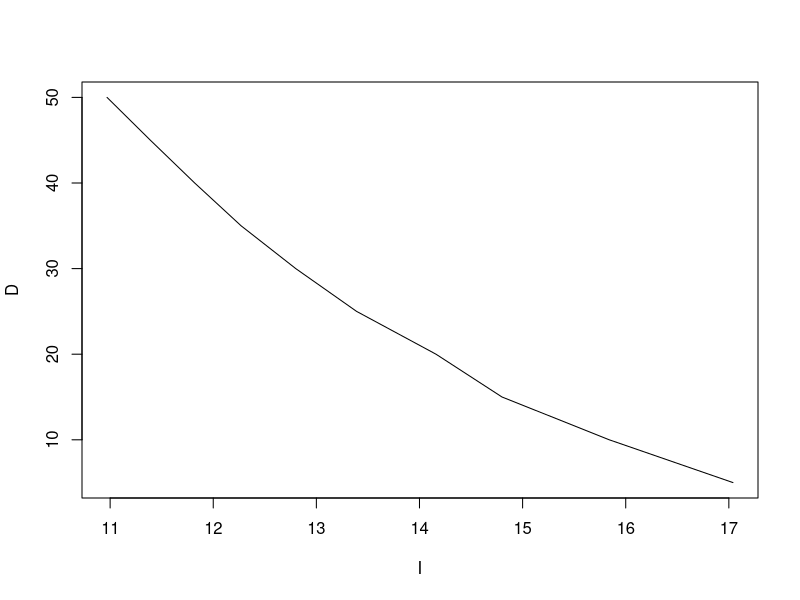

Write R code to recreate this figure.
# page no: 219

CR = c(0, 1.02, 2.08, 3.30, 4.72, 5.58, 6.40, 7.16, 7.88, 8.54, 9.14);
c5 = vector(length = 11)
c10 = vector(length = 11)
c15 = vector(length = 11)
c20 = vector(length = 11)
c25 = vector(length = 11)
c30 = vector(length = 11)
c35 = vector(length = 11)
c40 = vector(length = 11)
c45 = vector(length = 11)
c50 = vector(length = 11)
c5[2] = CR[2];
c10[3] = CR[3];
c15[4] = CR[4];
c20[5] = CR[5];
c25[6] = CR[6];
c30[7] = CR[7];
c35[8] = CR[8];
c40[9] = CR[9];
c45[10] = CR[10];
c50[11] = CR[11];
for (i in  3:11)
c5[i] = CR[i]-CR[i-1];
for (i in  4:11)
c10[i] = CR[i]-CR[i-2];
for (i in  5:11)
c15[i] = CR[i]-CR[i-3];
for (i in  6:11)
c20[i] = CR[i]-CR[i-4];
for (i in  7:11)
c25[i] = CR[i]-CR[i-5];
for (i in  8:11)
c30[i] = CR[i]-CR[i-6];
for (i in  9:11)
c35[i] = CR[i]-CR[i-7];
for (i in  10:11)
c40[i] = CR[i]-CR[i-8];
for (i in  11:11)
c45[i] = CR[i]-CR[i-9];

for (i in  1:11)
cat(c5[i],c10[i],c15[i],c20[i],c25[i],c30[i],c35[i],c40[i],c45[i],c50[i],'\n');

I = c(17.04, 15.84, 14.80, 14.16, 13.39, 12.80, 12.27, 11.82, 11.39, 10.97);  
D = seq(5,50,by=5)    
plot(I,D, type='l')
